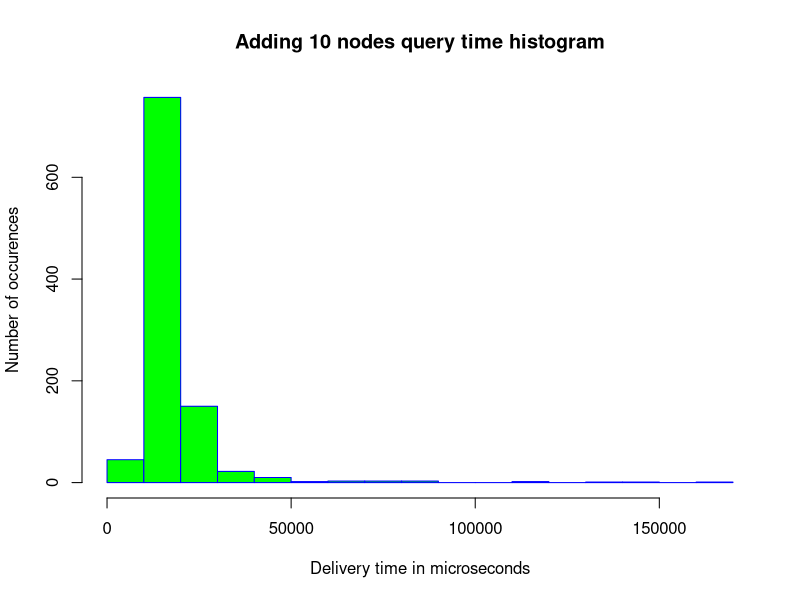

R code for this plot:
query_time <- scan(file = "./data.csv", what = integer(), sep = "\n")

hist(query_time,
     main = "Adding 10 nodes query time histogram",
     xlab = "Delivery time in microseconds",
     ylab = "Number of occurences",
     border="blue", col="green",
     breaks = 20)
